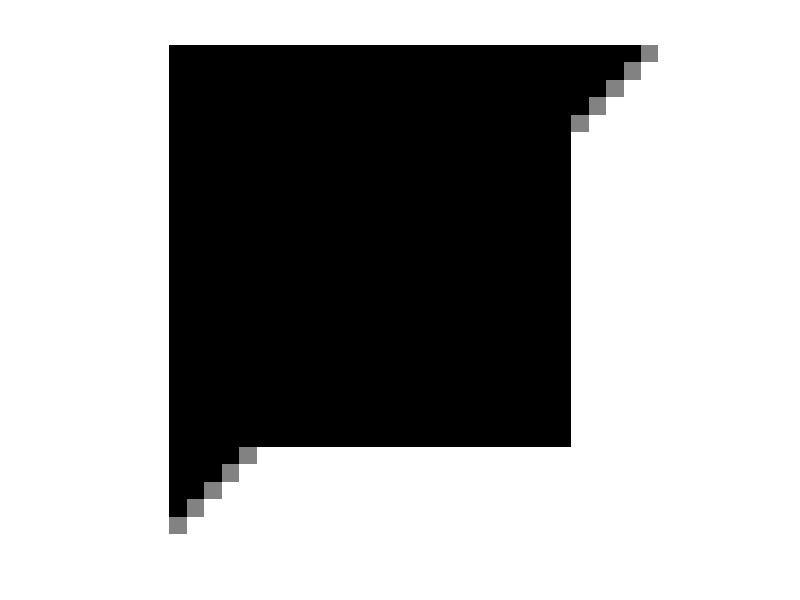
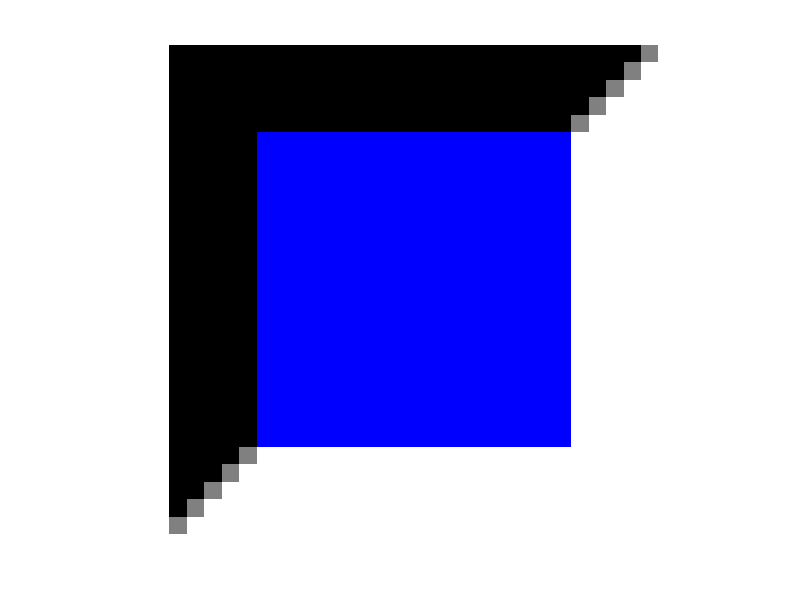
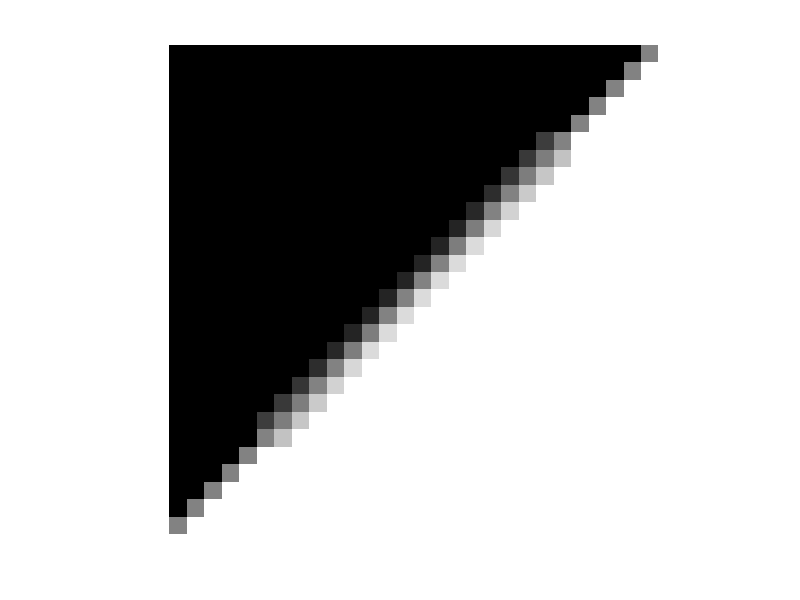
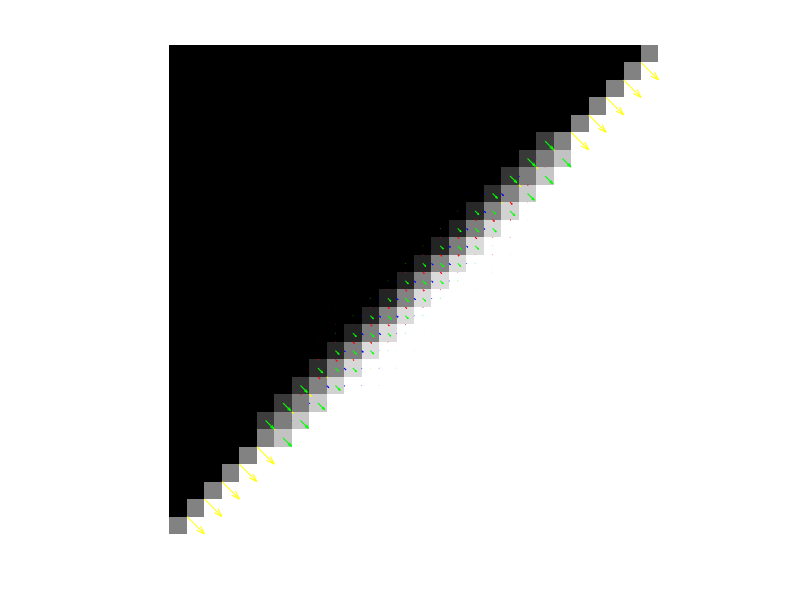

MATLAB code for these plots, in order:
% Variant of the proposed approach with the 4 times, instead of 3 times, 
% finer grid for the gradient field. Other said, the gradient is defined 
% at pixel corners, in addition to pixel centers and pixel edges. 

function main
	
	Nbiter= 3000;
	tau = 0.9/8;
	sigma = 0.9/3;
	mu = 1;

	S = 28;
	S2 = 5;
	[n1,n2]=meshgrid(1:S,1:S);
	y  = double(n1+n2>=S+2);
	idx=find(n1+n2==S+1);
	y(idx)=0.5;
	
	idx=find((n1>S2)&(n1<=S-S2)&(n2>S2)&(n2<=S-S2));
	idx2=find((n1<=S2)|(n1>S-S2)|(n2<=S2)|(n2>S-S2));
	y(idx)=0;
	yidx=y(idx2);
	ycolor=zeros(S,S,3);
	ycolor(:,:,1)=y;
	ycolor(:,:,2)=y;
	ycolor(:,:,3)=y;
	ycolor(S2+1:S-S2,S2+1:S-S2,3)=1;
	
	figure(1);
	imshow(y);
	figure(2);
	imshow(ycolor);
	imwrite(y,'y.tif');
	imwrite(ycolor,'ycolor.tif');
			
	opD = @(x) cat(3,[diff(x,1,1);zeros(1,size(x,2))],[diff(x,1,2) zeros(size(x,1),1)]);
	opDadj = @(u) -[u(1,:,1);diff(u(:,:,1),1,1)]-[u(:,1,2) diff(u(:,:,2),1,2)];	
	prox_mu_sigma_g = @(t) t-bsxfun(@rdivide, t, max(sqrt(sum(t.^2,3))/(mu*sigma),1));

	x = y;
	u = zeros([size(x) 2]);
	v = zeros([size(x) 2 4]);
	tmp = opD(x);
	v(:,:,1,1) = tmp(:,:,1);
	v(:,:,2,2) = tmp(:,:,2);
	opDy = opD(y);
	opDy = opDy(:);
	fprintf('0 %f\n',sum(abs(opDy))); % == sum(sum(sum(sqrt(sum(v.^2,3)))))
	for iter = 1:Nbiter
		x = prox_mu_tau_f(x+tau*opDadj(-opD(x)+opLadj(v)-mu*u),idx2,yidx);
		v = prox_mu_sigma_g(v-sigma*opL(-opD(x)+opLadj(v)-mu*u));
		u = u-(-opD(x)+opLadj(v))/mu;
		if mod(iter,40)==0
			%we display the primal and dual cost functions, which reach equal values at convergence
			fprintf('%d %f %f\n',iter,sum(sum(sum(sqrt(sum(v.^2,3))))),...
				sum(u(:).*opDy)); % == sum(sum(opDadj(u).*y))
			figure(3);
			imshow(x);
			colormap flag
			drawnow
		end
	end
	figure(3);
	imshow(x);
	colormap gray
	imwrite(x,'x_proposed_variant.tif');
	
	figure(4)
	imshow(x);
	colormap gray
	hold on
	quiver(n1,n2+0.5,v(:,:,2,1),v(:,:,1,1),0,'r');
	quiver(n1+0.5,n2,v(:,:,2,2),v(:,:,1,2),0,'b');
	quiver(n1,n2,v(:,:,2,3),v(:,:,1,3),0,'g');
	quiver(n1+0.5,n2+0.5,v(:,:,2,4),v(:,:,1,4),0,'y');
	
end


function xout = prox_mu_tau_f (x,idx,yidx)
 	xout = x;
 	xout(idx) = yidx;
end

function t = opL(u)
	t=zeros([size(u) 4]);
	t(:,:,1,1)=u(:,:,1); 
	t(1:end-1,2:end,2,1)=(u(2:end,1:end-1,2)+u(1:end-1,1:end-1,2)+...
		u(2:end,2:end,2)+u(1:end-1,2:end,2))/4;
	t(1:end-1,1,2,1)=(u(1:end-1,1,2)+u(2:end,1,2))/4;
	t(:,:,2,2)=u(:,:,2);
	t(2:end,1:end-1,1,2)=(u(2:end,1:end-1,1)+u(1:end-1,1:end-1,1)+...
		u(2:end,2:end,1)+u(1:end-1,2:end,1))/4;
	t(1,1:end-1,1,2)=(u(1,1:end-1,1)+u(1,2:end,1))/4;
	t(2:end,:,1,3) = (u(2:end,:,1)+u(1:end-1,:,1))/2;
	t(1,:,1,3) = u(1,:,1)/2;
	t(:,2:end,2,3) = (u(:,2:end,2)+u(:,1:end-1,2))/2;
	t(:,1,2,3) = u(:,1,2)/2;
	t(1:end-1,1:end-1,1,4) = (u(1:end-1,1:end-1,1)+u(1:end-1,2:end,1))/2;
	t(1:end-1,1:end-1,2,4) = (u(1:end-1,1:end-1,2)+u(2:end,1:end-1,2))/2;
end

function u = opLadj(t)
	[height,width,d,c]=size(t);
	u=zeros(height,width,2);
	u(1:end-1,2:end,1)=t(1:end-1,2:end,1,1)+(t(1:end-1,2:end,1,2)+...
		t(1:end-1,1:end-1,1,2)+t(2:end,2:end,1,2)+t(2:end,1:end-1,1,2))/4+...
		(t(1:end-1,2:end,1,3)+t(2:end,2:end,1,3))/2+...
		(t(1:end-1,1:end-1,1,4)+t(1:end-1,2:end,1,4))/2;
	u(1:end-1,1,1)=t(1:end-1,1,1,1)+(t(1:end-1,1,1,2)+t(2:end,1,1,2))/4+...
		(t(1:end-1,1,1,3)+t(2:end,1,1,3))/2+t(1:end-1,1,1,4)/2;
	u(2:end,1:end-1,2)=t(2:end,1:end-1,2,2)+(t(2:end,1:end-1,2,1)+...
		t(1:end-1,1:end-1,2,1)+t(2:end,2:end,2,1)+t(1:end-1,2:end,2,1))/4+...
		(t(2:end,1:end-1,2,3)+t(2:end,2:end,2,3))/2+...
		(t(1:end-1,1:end-1,2,4)+t(2:end,1:end-1,2,4))/2;
	u(1,1:end-1,2)=t(1,1:end-1,2,2)+(t(1,1:end-1,2,1)+t(1,2:end,2,1))/4+...
		(t(1,1:end-1,2,3)+t(1,2:end,2,3))/2+t(1,1:end-1,2,4)/2;
end